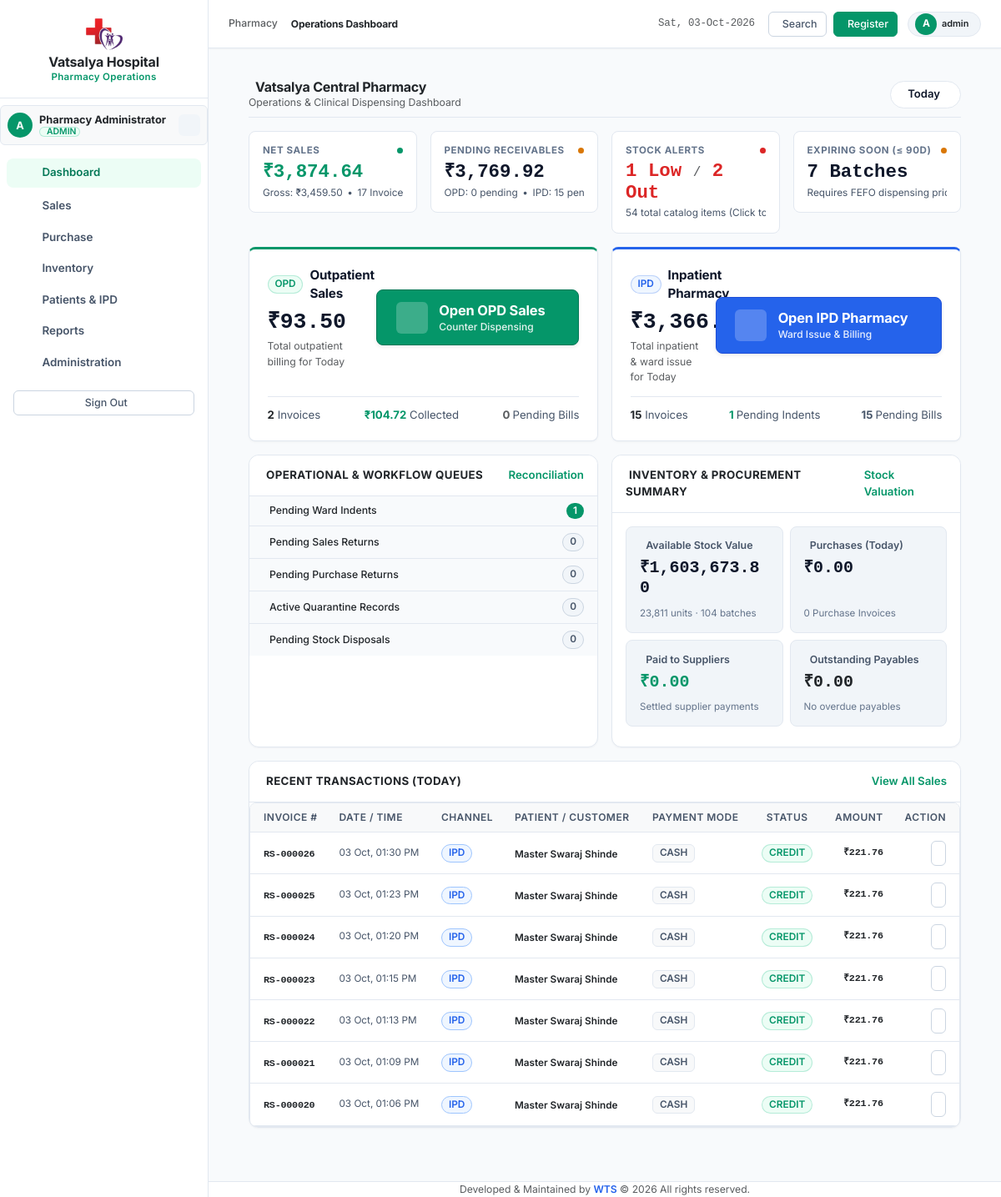
Screenshot of /modules/dashboard/index.php (signed in) with the database file from the repository.
### tables this page shows
CREATE TABLE `pharmacy_settings` (
  `id` int(11) NOT NULL AUTO_INCREMENT,
  `setting_key` varchar(100) NOT NULL,
  `setting_value` text DEFAULT NULL,
  `setting_type` varchar(50) NOT NULL DEFAULT 'string',
  `description` text DEFAULT NULL,
  `updated_by` int(11) DEFAULT NULL,
  `updated_at` datetime NOT NULL DEFAULT current_timestamp() ON UPDATE current_timestamp(),
  PRIMARY KEY (`id`),
  UNIQUE KEY `setting_key` (`setting_key`)
);

CREATE TABLE `pharmacy_sales` (
  `sale_id` int(11) NOT NULL AUTO_INCREMENT,
  `sale_number` varchar(50) NOT NULL,
  `sale_type` enum('COUNTER_SALE','PRESCRIPTION_SALE','IPD_SALE') NOT NULL DEFAULT 'COUNTER_SALE',
  `sale_date` date NOT NULL,
  `patient_type` enum('WALK_IN','REGISTERED','IPD') NOT NULL DEFAULT 'WALK_IN',
  `patient_id` int(11) DEFAULT NULL,
  `customer_name` varchar(150) NOT NULL,
  `customer_mobile` varchar(25) DEFAULT NULL,
  `doctor_name` varchar(150) DEFAULT NULL,
  `prescription_id` int(11) DEFAULT NULL,
  `ipd_admission_id` varchar(50) DEFAULT NULL,
  `ipd_ward` varchar(50) DEFAULT NULL,
  `ipd_bed` varchar(50) DEFAULT NULL,
  `subtotal_amount` decimal(12,2) NOT NULL DEFAULT 0.00,
  `discount_percent` decimal(5,2) NOT NULL DEFAULT 0.00,
  `discount_amount` decimal(12,2) NOT NULL DEFAULT 0.00,
  `discount_reason` varchar(255) DEFAULT NULL,
  `discount_authorized_by` int(11) DEFAULT NULL,
  `taxable_amount` decimal(12,2) NOT NULL DEFAULT 0.00,
  `gst_amount` decimal(12,2) NOT NULL DEFAULT 0.00,
  `round_off` decimal(6,2) NOT NULL DEFAULT 0.00,
  `grand_total` decimal(12,2) NOT NULL DEFAULT 0.00,
  `paid_amount` decimal(12,2) NOT NULL DEFAULT 0.00,
  `balance_amount` decimal(12,2) NOT NULL DEFAULT 0.00,
  `payment_status` enum('UNPAID','PARTIALLY_PAID','PAID','CREDIT','CANCELLED') NOT NULL DEFAULT 'UNPAID',
  `payment_mode` varchar(50) NOT NULL DEFAULT 'CASH',
  `idempotency_key` varchar(100) DEFAULT NULL,
  `status` enum('DRAFT','COMPLETED','CANCELLED') NOT NULL DEFAULT 'COMPLETED',
  `notes` text DEFAULT NULL,
  `created_by` int(11) DEFAULT NULL,
  `cancelled_by` int(11) DEFAULT NULL,
  `cancelled_at` datetime DEFAULT NULL,
  `cancellation_reason` varchar(255) DEFAULT NULL,
  `created_at` datetime NOT NULL DEFAULT current_timestamp(),
  `updated_at` datetime NOT NULL DEFAULT current_timestamp() ON UPDATE current_timestamp(),
  PRIMARY KEY (`sale_id`),
  UNIQUE KEY `sale_number` (`sale_number`),
  UNIQUE KEY `idempotency_key` (`idempotency_key`),
  KEY `idx_sale_type` (`sale_type`),
  KEY `idx_sale_date` (`sale_date`),
  KEY `idx_customer_mobile` (`customer_mobile`),
  KEY `idx_patient_id` (`patient_id`),
  KEY `idx_prescription_id` (`prescription_id`),
  KEY `idx_payment_status` (`payment_status`),
  KEY `idx_created_by` (`created_by`),
  KEY `idx_sales_date_status` (`sale_date`,`status`)
);

### modules/dashboard/index.php (the view, shortened to what the rows shown need)
<?php
require_once __DIR__ . '/../../config/session.php';
require_once __DIR__ . '/../../includes/functions.php';
require_once __DIR__ . '/../../app/Services/ConfigService.php';
$configService = new ConfigService($pdo);
$pharmacyName = $configService->get('pharmacy_name', 'Vatsalya Central Pharmacy');
$preset = $_GET['range'] ?? 'today';
$customStart = $_GET['start_date'] ?? null;
$customEnd = $_GET['end_date'] ?? null;
$rangeBounds = AnalyticsService::getDateRangeBounds($preset, $customStart, $customEnd);
$recentSalesStmt = $pdo->prepare("
    SELECT s.sale_id, s.sale_number, s.sale_date, s.created_at, s.sale_type, s.patient_type,
           s.customer_name, s.grand_total, s.paid_amount, s.balance_amount,
           s.payment_status, s.payment_mode
    FROM pharmacy_sales s
    WHERE s.sale_date BETWEEN ? AND ?
      AND s.status != 'CANCELLED'
    ORDER BY s.sale_id DESC
    LIMIT 7
");
$recentSalesStmt->execute([$rangeBounds['start_date'], $rangeBounds['end_date']]);
$recentSales = $recentSalesStmt->fetchAll(PDO::FETCH_ASSOC);
include __DIR__ . '/../../includes/header.php';
include __DIR__ . '/../../includes/sidebar.php';
include __DIR__ . '/../../includes/navbar.php';
?>
<div class="container-fluid px-3 px-md-4 py-3">
    <div class="d-flex flex-wrap justify-content-between align-items-center mb-3 pb-2 border-bottom gap-2">
        <div>
            <h4 class="fw-bold mb-0 text-dark d-flex align-items-center gap-2">
                <?= sanitize($pharmacyName) ?>
            </h4>
            <div class="text-muted small">Operations &amp; Clinical Dispensing Dashboard</div>
        </div>
    </div>
    <div class="card border mb-3">
        <div class="card-body p-0">
            <div class="table-responsive">
                <table class="table table-hover align-middle mb-0">
                    <thead class="table-light">
                        <tr class="text-secondary small fw-semibold text-uppercase" style="font-size: 0.72rem; letter-spacing: 0.04em;">
                            <th class="ps-3 py-2">Invoice #</th>
                            <th class="py-2">Date / Time</th>
                            <th class="py-2">Channel</th>
                            <th class="py-2">Patient / Customer</th>
                            <th class="py-2">Payment Mode</th>
                            <th class="py-2 text-center">Status</th>
                            <th class="py-2 text-end">Amount</th>
                            <th class="pe-3 py-2 text-end">Action</th>
                        </tr>
                    </thead>
                    <tbody>
                        <?php if (empty($recentSales)): ?>
                            <tr>
                                <td colspan="8" class="p-0">
                                    <div class="empty-state-box">
                                        <i class="ti ti-receipt-off empty-state-icon"></i>
                                        <div class="empty-state-title">No records found</div>
                                        <div class="empty-state-desc">No sales transactions recorded for <?= htmlspecialchars($rangeBounds['label']) ?>.</div>
                                    </div>
                                </td>
                            </tr>
                        <?php else: ?>
                            <?php foreach ($recentSales as $sale):
                                $isIPD = ($sale['sale_type'] === 'IPD_SALE' || strtolower($sale['patient_type'] ?? '') === 'ipd');
                                $pName = $sale['customer_name'] ?: 'Counter Walk-in';
                                $statusClass = 'bg-success-subtle text-success';
                            ?>
                            <tr>
                                <td class="ps-3">
                                    <span class="font-monospace fw-bold text-dark small">
                                        <?= htmlspecialchars($sale['sale_number']) ?>
                                    </span>
                                </td>
                                <td class="text-secondary small text-nowrap">
                                    <?= date('d M, h:i A', strtotime($sale['created_at'] ?? $sale['sale_date'])) ?>
                                </td>
                                <td>
                                    <?php if ($isIPD): ?>
                                        <span class="badge bg-primary-subtle text-primary border border-primary-subtle rounded-pill px-2 py-0.5 small">IPD</span>
                                    <?php else: ?>
                                        <span class="badge bg-emerald-subtle text-emerald border border-emerald-subtle rounded-pill px-2 py-0.5 small">OPD</span>
                                    <?php endif; ?>
                                </td>
                                <td>
                                    <span class="fw-semibold text-dark small"><?= htmlspecialchars($pName) ?></span>
                                </td>
                                <td>
                                    <span class="badge bg-light text-secondary border small">
                                        <?= htmlspecialchars(strtoupper($sale['payment_mode'] ?: 'CASH')) ?>
                                    </span>
                                </td>
                                <td class="text-center">
                                    <span class="badge <?= $statusClass ?> rounded-pill px-2 py-0.5 small fw-semibold">
                                        <?= htmlspecialchars($sale['payment_status'] ?: 'PAID') ?>
                                    </span>
                                </td>
                                <td class="text-end font-monospace fw-bold text-dark small">
                                    ₹<?= number_format((float)$sale['grand_total'], 2) ?>
                                </td>
                                <td class="pe-3 text-end">
                                    <a href="<?= BASE_URL ?>modules/sales/invoice.php?id=<?= $sale['sale_id'] ?>"
                                       class="btn btn-sm btn-outline-secondary py-0.5 px-2 rounded small"
                                       title="View invoice">
                                    </a>
                                </td>
                            </tr>
                            <?php endforeach; ?>
                        <?php endif; ?>
                    </tbody>
                </table>
            </div>
        </div>
    </div>
</div>
<?php
include __DIR__ . '/../../includes/footer.php';
?>

### rows the page displays
pharmacy_settings: setting_value "Vatsalya Central Pharmacy"
pharmacy_sales: sale_number "RS-000026", created_at "03 Oct, 01:30 PM", sale_type "IPD", customer_name "Master Swaraj Shinde", payment_mode "CASH", payment_status "CREDIT", grand_total "221.76"
pharmacy_sales: sale_number "RS-000025", created_at "03 Oct, 01:23 PM", sale_type "IPD", customer_name "Master Swaraj Shinde", payment_mode "CASH", payment_status "CREDIT", grand_total "221.76"
pharmacy_sales: sale_number "RS-000024", created_at "03 Oct, 01:20 PM", sale_type "IPD", customer_name "Master Swaraj Shinde", payment_mode "CASH", payment_status "CREDIT", grand_total "221.76"
pharmacy_sales: sale_number "RS-000023", created_at "03 Oct, 01:15 PM", sale_type "IPD", customer_name "Master Swaraj Shinde", payment_mode "CASH", payment_status "CREDIT", grand_total "221.76"
pharmacy_sales: sale_number "RS-000022", created_at "03 Oct, 01:13 PM", sale_type "IPD", customer_name "Master Swaraj Shinde", payment_mode "CASH", payment_status "CREDIT", grand_total "221.76"
pharmacy_sales: sale_number "RS-000021", created_at "03 Oct, 01:09 PM", sale_type "IPD", customer_name "Master Swaraj Shinde", payment_mode "CASH", payment_status "CREDIT", grand_total "221.76"
pharmacy_sales: sale_number "RS-000020", created_at "03 Oct, 01:06 PM", sale_type "IPD", customer_name "Master Swaraj Shinde", payment_mode "CASH", payment_status "CREDIT", grand_total "221.76"

### other values shown
substr($user['username'] ?? 'P', 0, 1) "A"
$user['full_name'] "Pharmacy Administrator"
$user['role_name'] "ADMIN"
$page_title "Operations Dashboard"
$user['username'] "admin"
$rangeBounds['label'] "Today"
$metrics['sales']['net_after_returns'] "3,874.64"
$metrics['sales']['gross_sales'] "3,459.50"
$metrics['sales']['invoices_count'] "17"
$metrics['sales']['credit'] + $metrics['sales']['outstanding'] "3,769.92"
$metrics['opd']['pending_bills'] "0"
$metrics['ipd']['pending_bills'] "15"
$lowStockCount "1"
$outOfStockCount "2"
$totalCatalogCount "54"
